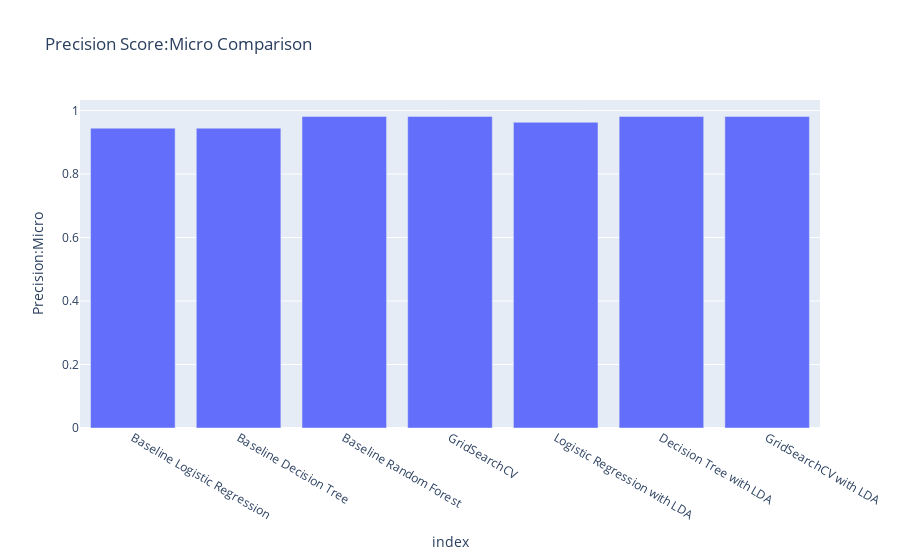

Here is the notebook cell this chart was saved with:
### Code cell
#28

fig = px.bar(df_model_compare, x=df_model_compare.index, y='Precision:Micro', title='Precision Score:Micro Comparison')
fig.show()

### Figure 1 — Plotly figure (JSON) as saved in the notebook; plotly's stock layout.template omitted (floating-point values rounded to 4 significant figures)
{"data": [{"alignmentgroup": "True", "hovertemplate": "index=%{x}<br>Precision:Micro=%{y}<extra></extra>", "legendgroup": "", "marker": {"color": "#636efa"}, "name": "", "offsetgroup": "", "orientation": "v", "showlegend": false, "textposition": "auto", "type": "bar", "x": ["Baseline Logistic Regression", "Baseline Decision Tree", "Baseline Random Forest", "GridSearchCV", "Logistic Regression with LDA", "Decision Tree with LDA", "GridSearchCV with LDA"], "xaxis": "x", "y": ["0.9444", "0.9444", 0.9815, 0.9815, 0.963, 0.9815, 0.9815], "yaxis": "y"}], "layout": {"barmode": "relative", "legend": {"tracegroupgap": 0}, "title": {"text": "Precision Score:Micro Comparison"}, "xaxis": {"anchor": "y", "domain": [0, 1], "title": {"text": "index"}}, "yaxis": {"anchor": "x", "domain": [0, 1], "title": {"text": "Precision:Micro"}}}}
